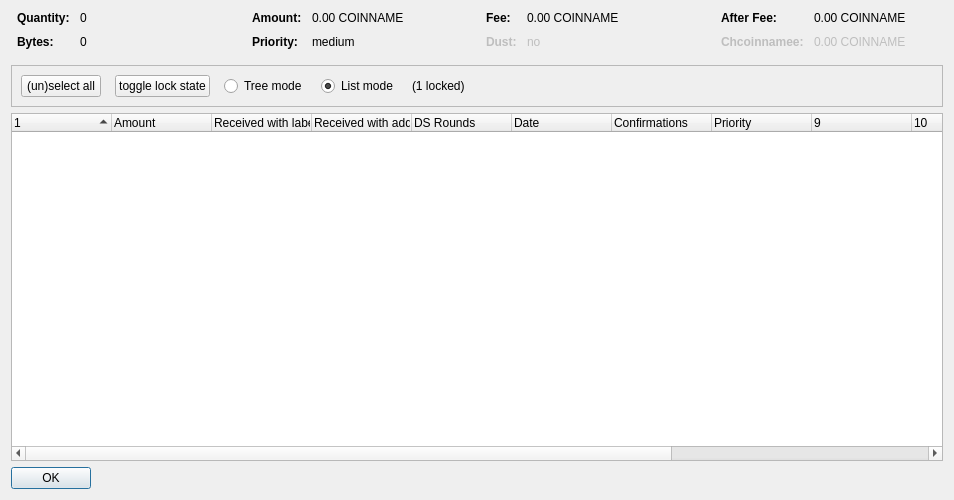
<?xml version="1.0" encoding="UTF-8"?>
<ui version="4.0">
 <class>CoinControlDialog</class>
 <widget class="QDialog" name="CoinControlDialog">
  <property name="geometry">
   <rect>
    <x>0</x>
    <y>0</y>
    <width>954</width>
    <height>500</height>
   </rect>
  </property>
  <property name="windowTitle">
   <string>Coin Selection</string>
  </property>
  <layout class="QVBoxLayout" name="verticalLayout">
   <item>
    <layout class="QHBoxLayout" name="horizontalLayoutTop" stretch="0,0,0,0">
     <property name="topMargin">
      <number>0</number>
     </property>
     <property name="bottomMargin">
      <number>10</number>
     </property>
     <item>
      <layout class="QFormLayout" name="formLayoutCoinControl1">
       <property name="horizontalSpacing">
        <number>10</number>
       </property>
       <property name="verticalSpacing">
        <number>10</number>
       </property>
       <property name="leftMargin">
        <number>6</number>
       </property>
       <property name="rightMargin">
        <number>6</number>
       </property>
       <item row="0" column="0">
        <widget class="QLabel" name="labelCoinControlQuantityText">
         <property name="font">
          <font>
           <weight>75</weight>
           <bold>true</bold>
          </font>
         </property>
         <property name="text">
          <string>Quantity:</string>
         </property>
        </widget>
       </item>
       <item row="0" column="1">
        <widget class="QLabel" name="labelCoinControlQuantity">
         <property name="cursor">
          <cursorShape>IBeamCursor</cursorShape>
         </property>
         <property name="contextMenuPolicy">
          <enum>Qt::ActionsContextMenu</enum>
         </property>
         <property name="text">
          <string notr="true">0</string>
         </property>
         <property name="textInteractionFlags">
          <set>Qt::LinksAccessibleByMouse|Qt::TextSelectableByKeyboard|Qt::TextSelectableByMouse</set>
         </property>
        </widget>
       </item>
       <item row="1" column="0">
        <widget class="QLabel" name="labelCoinControlBytesText">
         <property name="font">
          <font>
           <weight>75</weight>
           <bold>true</bold>
          </font>
         </property>
         <property name="text">
          <string>Bytes:</string>
         </property>
        </widget>
       </item>
       <item row="1" column="1">
        <widget class="QLabel" name="labelCoinControlBytes">
         <property name="cursor">
          <cursorShape>IBeamCursor</cursorShape>
         </property>
         <property name="contextMenuPolicy">
          <enum>Qt::ActionsContextMenu</enum>
         </property>
         <property name="text">
          <string notr="true">0</string>
         </property>
         <property name="textInteractionFlags">
          <set>Qt::LinksAccessibleByMouse|Qt::TextSelectableByKeyboard|Qt::TextSelectableByMouse</set>
         </property>
        </widget>
       </item>
      </layout>
     </item>
     <item>
      <layout class="QFormLayout" name="formLayoutCoinControl2">
       <property name="horizontalSpacing">
        <number>10</number>
       </property>
       <property name="verticalSpacing">
        <number>10</number>
       </property>
       <property name="leftMargin">
        <number>6</number>
       </property>
       <property name="rightMargin">
        <number>6</number>
       </property>
       <item row="0" column="0">
        <widget class="QLabel" name="labelCoinControlAmountText">
         <property name="font">
          <font>
           <weight>75</weight>
           <bold>true</bold>
          </font>
         </property>
         <property name="text">
          <string>Amount:</string>
         </property>
        </widget>
       </item>
       <item row="0" column="1">
        <widget class="QLabel" name="labelCoinControlAmount">
         <property name="cursor">
          <cursorShape>IBeamCursor</cursorShape>
         </property>
         <property name="contextMenuPolicy">
          <enum>Qt::ActionsContextMenu</enum>
         </property>
         <property name="text">
          <string notr="true">0.00 COINNAME</string>
         </property>
         <property name="textInteractionFlags">
          <set>Qt::LinksAccessibleByMouse|Qt::TextSelectableByKeyboard|Qt::TextSelectableByMouse</set>
         </property>
        </widget>
       </item>
       <item row="1" column="0">
        <widget class="QLabel" name="labelCoinControlPriorityText">
         <property name="font">
          <font>
           <weight>75</weight>
           <bold>true</bold>
          </font>
         </property>
         <property name="text">
          <string>Priority:</string>
         </property>
        </widget>
       </item>
       <item row="1" column="1">
        <widget class="QLabel" name="labelCoinControlPriority">
         <property name="cursor">
          <cursorShape>IBeamCursor</cursorShape>
         </property>
         <property name="contextMenuPolicy">
          <enum>Qt::ActionsContextMenu</enum>
         </property>
         <property name="text">
          <string>medium</string>
         </property>
         <property name="textInteractionFlags">
          <set>Qt::LinksAccessibleByMouse|Qt::TextSelectableByKeyboard|Qt::TextSelectableByMouse</set>
         </property>
        </widget>
       </item>
      </layout>
     </item>
     <item>
      <layout class="QFormLayout" name="formLayoutCoinControl3">
       <property name="horizontalSpacing">
        <number>10</number>
       </property>
       <property name="verticalSpacing">
        <number>10</number>
       </property>
       <property name="leftMargin">
        <number>6</number>
       </property>
       <property name="rightMargin">
        <number>6</number>
       </property>
       <item row="0" column="0">
        <widget class="QLabel" name="labelCoinControlFeeText">
         <property name="font">
          <font>
           <weight>75</weight>
           <bold>true</bold>
          </font>
         </property>
         <property name="text">
          <string>Fee:</string>
         </property>
        </widget>
       </item>
       <item row="0" column="1">
        <widget class="QLabel" name="labelCoinControlFee">
         <property name="cursor">
          <cursorShape>IBeamCursor</cursorShape>
         </property>
         <property name="contextMenuPolicy">
          <enum>Qt::ActionsContextMenu</enum>
         </property>
         <property name="text">
          <string notr="true">0.00 COINNAME</string>
         </property>
         <property name="textInteractionFlags">
          <set>Qt::LinksAccessibleByMouse|Qt::TextSelectableByKeyboard|Qt::TextSelectableByMouse</set>
         </property>
        </widget>
       </item>
       <item row="1" column="0">
        <widget class="QLabel" name="labelCoinControlLowOutputText">
         <property name="enabled">
          <bool>false</bool>
         </property>
         <property name="font">
          <font>
           <weight>75</weight>
           <bold>true</bold>
          </font>
         </property>
         <property name="text">
          <string>Dust:</string>
         </property>
        </widget>
       </item>
       <item row="1" column="1">
        <widget class="QLabel" name="labelCoinControlLowOutput">
         <property name="enabled">
          <bool>false</bool>
         </property>
         <property name="cursor">
          <cursorShape>IBeamCursor</cursorShape>
         </property>
         <property name="contextMenuPolicy">
          <enum>Qt::ActionsContextMenu</enum>
         </property>
         <property name="text">
          <string>no</string>
         </property>
         <property name="textInteractionFlags">
          <set>Qt::LinksAccessibleByMouse|Qt::TextSelectableByKeyboard|Qt::TextSelectableByMouse</set>
         </property>
        </widget>
       </item>
      </layout>
     </item>
     <item>
      <layout class="QFormLayout" name="formLayoutCoinControl4">
       <property name="horizontalSpacing">
        <number>10</number>
       </property>
       <property name="verticalSpacing">
        <number>10</number>
       </property>
       <property name="leftMargin">
        <number>6</number>
       </property>
       <property name="rightMargin">
        <number>6</number>
       </property>
       <item row="0" column="0">
        <widget class="QLabel" name="labelCoinControlAfterFeeText">
         <property name="font">
          <font>
           <weight>75</weight>
           <bold>true</bold>
          </font>
         </property>
         <property name="text">
          <string>After Fee:</string>
         </property>
        </widget>
       </item>
       <item row="0" column="1">
        <widget class="QLabel" name="labelCoinControlAfterFee">
         <property name="cursor">
          <cursorShape>IBeamCursor</cursorShape>
         </property>
         <property name="contextMenuPolicy">
          <enum>Qt::ActionsContextMenu</enum>
         </property>
         <property name="text">
          <string notr="true">0.00 COINNAME</string>
         </property>
         <property name="textInteractionFlags">
          <set>Qt::LinksAccessibleByMouse|Qt::TextSelectableByKeyboard|Qt::TextSelectableByMouse</set>
         </property>
        </widget>
       </item>
       <item row="1" column="0">
        <widget class="QLabel" name="labelCoinControlChcoinnameeText">
         <property name="enabled">
          <bool>false</bool>
         </property>
         <property name="font">
          <font>
           <weight>75</weight>
           <bold>true</bold>
          </font>
         </property>
         <property name="text">
          <string>Chcoinnamee:</string>
         </property>
        </widget>
       </item>
       <item row="1" column="1">
        <widget class="QLabel" name="labelCoinControlChcoinnamee">
         <property name="enabled">
          <bool>false</bool>
         </property>
         <property name="cursor">
          <cursorShape>IBeamCursor</cursorShape>
         </property>
         <property name="contextMenuPolicy">
          <enum>Qt::ActionsContextMenu</enum>
         </property>
         <property name="text">
          <string notr="true">0.00 COINNAME</string>
         </property>
         <property name="textInteractionFlags">
          <set>Qt::LinksAccessibleByMouse|Qt::TextSelectableByKeyboard|Qt::TextSelectableByMouse</set>
         </property>
        </widget>
       </item>
      </layout>
     </item>
    </layout>
   </item>
   <item>
    <widget class="QFrame" name="frame">
     <property name="minimumSize">
      <size>
       <width>0</width>
       <height>40</height>
      </size>
     </property>
     <property name="frameShape">
      <enum>QFrame::StyledPanel</enum>
     </property>
     <property name="frameShadow">
      <enum>QFrame::Sunken</enum>
     </property>
     <layout class="QHBoxLayout" name="horizontalLayout">
      <item>
       <layout class="QHBoxLayout" name="horizontalLayoutPanel" stretch="0,0,0,0,0,0">
        <property name="spacing">
         <number>14</number>
        </property>
        <item>
         <widget class="QPushButton" name="pushButtonSelectAll">
          <property name="sizePolicy">
           <sizepolicy hsizetype="Maximum" vsizetype="Fixed">
            <horstretch>0</horstretch>
            <verstretch>0</verstretch>
           </sizepolicy>
          </property>
          <property name="text">
           <string>(un)select all</string>
          </property>
          <property name="autoDefault">
           <bool>false</bool>
          </property>
         </widget>
        </item>
        <item>
         <widget class="QPushButton" name="pushButtonToggleLock">
          <property name="sizePolicy">
           <sizepolicy hsizetype="Maximum" vsizetype="Fixed">
            <horstretch>0</horstretch>
            <verstretch>0</verstretch>
           </sizepolicy>
          </property>
          <property name="text">
           <string>toggle lock state</string>
          </property>
          <property name="autoDefault">
           <bool>false</bool>
          </property>
         </widget>
        </item>
        <item>
         <widget class="QRadioButton" name="radioTreeMode">
          <property name="sizePolicy">
           <sizepolicy hsizetype="Maximum" vsizetype="Fixed">
            <horstretch>0</horstretch>
            <verstretch>0</verstretch>
           </sizepolicy>
          </property>
          <property name="text">
           <string>Tree mode</string>
          </property>
         </widget>
        </item>
        <item>
         <widget class="QRadioButton" name="radioListMode">
          <property name="sizePolicy">
           <sizepolicy hsizetype="Maximum" vsizetype="Fixed">
            <horstretch>0</horstretch>
            <verstretch>0</verstretch>
           </sizepolicy>
          </property>
          <property name="text">
           <string>List mode</string>
          </property>
          <property name="checked">
           <bool>true</bool>
          </property>
         </widget>
        </item>
        <item>
         <widget class="QLabel" name="labelLocked">
          <property name="text">
           <string>(1 locked)</string>
          </property>
         </widget>
        </item>
        <item>
         <spacer name="horizontalSpacer">
          <property name="orientation">
           <enum>Qt::Horizontal</enum>
          </property>
          <property name="sizeHint" stdset="0">
           <size>
            <width>40</width>
            <height>20</height>
           </size>
          </property>
         </spacer>
        </item>
       </layout>
      </item>
     </layout>
    </widget>
   </item>
   <item>
    <widget class="CoinControlTreeWidget" name="treeWidget">
     <property name="contextMenuPolicy">
      <enum>Qt::CustomContextMenu</enum>
     </property>
     <property name="sortingEnabled">
      <bool>false</bool>
     </property>
     <property name="columnCount">
      <number>13</number>
     </property>
     <attribute name="headerShowSortIndicator" stdset="0">
      <bool>true</bool>
     </attribute>
     <attribute name="headerStretchLastSection">
      <bool>false</bool>
     </attribute>
     <column>
      <property name="text">
       <string/>
      </property>
     </column>
     <column>
      <property name="text">
       <string>Amount</string>
      </property>
     </column>
     <column>
      <property name="text">
       <string>Received with label</string>
      </property>
     </column>
     <column>
      <property name="text">
       <string>Received with address</string>
      </property>
     </column>
     <column>
      <property name="text">
       <string>DS Rounds</string>
      </property>
     </column>
     <column>
      <property name="text">
       <string>Date</string>
      </property>
     </column>
     <column>
      <property name="text">
       <string>Confirmations</string>
      </property>
      <property name="toolTip">
       <string>Confirmed</string>
      </property>
     </column>
     <column>
      <property name="text">
       <string>Priority</string>
      </property>
     </column>
     <column>
      <property name="text">
       <string/>
      </property>
     </column>
     <column>
      <property name="text">
       <string/>
      </property>
     </column>
     <column>
      <property name="text">
       <string/>
      </property>
     </column>
     <column>
      <property name="text">
       <string/>
      </property>
     </column>
     <column>
      <property name="text">
       <string/>
      </property>
     </column>
    </widget>
   </item>
   <item>
    <widget class="QDialogButtonBox" name="buttonBox">
     <property name="sizePolicy">
      <sizepolicy hsizetype="Maximum" vsizetype="Fixed">
       <horstretch>0</horstretch>
       <verstretch>0</verstretch>
      </sizepolicy>
     </property>
     <property name="orientation">
      <enum>Qt::Horizontal</enum>
     </property>
     <property name="standardButtons">
      <set>QDialogButtonBox::Ok</set>
     </property>
    </widget>
   </item>
  </layout>
 </widget>
 <customwidgets>
  <customwidget>
   <class>CoinControlTreeWidget</class>
   <extends>QTreeWidget</extends>
   <header>coincontroltreewidget.h</header>
  </customwidget>
 </customwidgets>
 <resources/>
 <connections/>
</ui>
